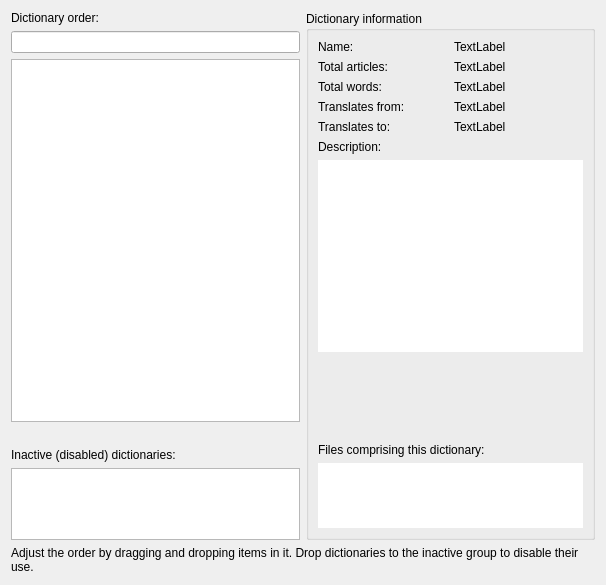
<?xml version="1.0" encoding="UTF-8"?>
<ui version="4.0">
 <class>OrderAndProps</class>
 <widget class="QWidget" name="OrderAndProps">
  <property name="geometry">
   <rect>
    <x>0</x>
    <y>0</y>
    <width>606</width>
    <height>585</height>
   </rect>
  </property>
  <property name="windowTitle">
   <string>Form</string>
  </property>
  <layout class="QVBoxLayout" name="verticalLayout_4">
   <item>
    <layout class="QHBoxLayout" name="horizontalLayout_2">
     <item>
      <layout class="QVBoxLayout" name="verticalLayout_3">
       <item>
        <layout class="QGridLayout" name="gridLayout_2" rowstretch="0,10,10,0,0,2">
         <item row="3" column="0">
          <layout class="QHBoxLayout" name="horizontalLayout">
           <item>
            <widget class="QLabel" name="dictionariesNumber">
             <property name="text">
              <string notr="true"/>
             </property>
            </widget>
           </item>
          </layout>
         </item>
         <item row="0" column="0">
          <widget class="QLabel" name="label">
           <property name="text">
            <string>Dictionary order:</string>
           </property>
          </widget>
         </item>
         <item row="2" column="0">
          <widget class="DictListWidget" name="dictionaryOrder"/>
         </item>
         <item row="2" column="1">
          <layout class="QVBoxLayout" name="verticalLayout_2"/>
         </item>
         <item row="5" column="0">
          <widget class="DictListWidget" name="inactiveDictionaries"/>
         </item>
         <item row="4" column="0">
          <widget class="QLabel" name="label_2">
           <property name="text">
            <string>Inactive (disabled) dictionaries:</string>
           </property>
          </widget>
         </item>
         <item row="1" column="0">
          <widget class="QuickFilterLine" name="searchLine"/>
         </item>
        </layout>
       </item>
      </layout>
     </item>
     <item>
      <widget class="QGroupBox" name="dictionaryInformation">
       <property name="title">
        <string>Dictionary information</string>
       </property>
       <layout class="QVBoxLayout" name="infoVerticalLayout">
        <item>
         <layout class="QGridLayout" name="gridLayout">
          <item row="0" column="0">
           <widget class="QLabel" name="label_5">
            <property name="text">
             <string>Name:</string>
            </property>
           </widget>
          </item>
          <item row="0" column="1">
           <widget class="QLabel" name="dictionaryName">
            <property name="text">
             <string notr="true">TextLabel</string>
            </property>
            <property name="textFormat">
             <enum>Qt::PlainText</enum>
            </property>
            <property name="textInteractionFlags">
             <set>Qt::LinksAccessibleByMouse|Qt::TextSelectableByMouse</set>
            </property>
           </widget>
          </item>
          <item row="1" column="1">
           <widget class="QLabel" name="dictionaryTotalArticles">
            <property name="text">
             <string notr="true">TextLabel</string>
            </property>
            <property name="textFormat">
             <enum>Qt::PlainText</enum>
            </property>
           </widget>
          </item>
          <item row="1" column="0">
           <widget class="QLabel" name="label_6">
            <property name="text">
             <string>Total articles:</string>
            </property>
           </widget>
          </item>
          <item row="2" column="0">
           <widget class="QLabel" name="label_7">
            <property name="text">
             <string>Total words:</string>
            </property>
           </widget>
          </item>
          <item row="2" column="1">
           <widget class="QLabel" name="dictionaryTotalWords">
            <property name="text">
             <string notr="true">TextLabel</string>
            </property>
            <property name="textFormat">
             <enum>Qt::PlainText</enum>
            </property>
           </widget>
          </item>
          <item row="3" column="0">
           <widget class="QLabel" name="label_9">
            <property name="text">
             <string>Translates from:</string>
            </property>
           </widget>
          </item>
          <item row="4" column="0">
           <widget class="QLabel" name="label_10">
            <property name="text">
             <string>Translates to:</string>
            </property>
           </widget>
          </item>
          <item row="3" column="1">
           <widget class="QLabel" name="dictionaryTranslatesFrom">
            <property name="text">
             <string notr="true">TextLabel</string>
            </property>
            <property name="textFormat">
             <enum>Qt::RichText</enum>
            </property>
           </widget>
          </item>
          <item row="4" column="1">
           <widget class="QLabel" name="dictionaryTranslatesTo">
            <property name="text">
             <string notr="true">TextLabel</string>
            </property>
            <property name="textFormat">
             <enum>Qt::RichText</enum>
            </property>
           </widget>
          </item>
         </layout>
        </item>
        <item>
         <widget class="QLabel" name="dictionaryDescriptionLabel">
          <property name="text">
           <string>Description:</string>
          </property>
         </widget>
        </item>
        <item>
         <widget class="QTextEdit" name="dictionaryDescription">
          <property name="frameShape">
           <enum>QFrame::NoFrame</enum>
          </property>
          <property name="readOnly">
           <bool>true</bool>
          </property>
         </widget>
        </item>
        <item>
         <spacer name="infoVerticalSpacer">
          <property name="orientation">
           <enum>Qt::Vertical</enum>
          </property>
          <property name="sizeHint" stdset="0">
           <size>
            <width>20</width>
            <height>5</height>
           </size>
          </property>
         </spacer>
        </item>
        <item>
         <spacer name="horizontalSpacer_5">
          <property name="orientation">
           <enum>Qt::Horizontal</enum>
          </property>
          <property name="sizeHint" stdset="0">
           <size>
            <width>256</width>
            <height>5</height>
           </size>
          </property>
         </spacer>
        </item>
        <item>
         <widget class="QLabel" name="label_11">
          <property name="text">
           <string>Files comprising this dictionary:</string>
          </property>
         </widget>
        </item>
        <item>
         <widget class="QPlainTextEdit" name="dictionaryFileList">
          <property name="sizePolicy">
           <sizepolicy hsizetype="Expanding" vsizetype="Fixed">
            <horstretch>0</horstretch>
            <verstretch>0</verstretch>
           </sizepolicy>
          </property>
          <property name="minimumSize">
           <size>
            <width>0</width>
            <height>65</height>
           </size>
          </property>
          <property name="maximumSize">
           <size>
            <width>16777215</width>
            <height>65</height>
           </size>
          </property>
          <property name="frameShape">
           <enum>QFrame::NoFrame</enum>
          </property>
          <property name="lineWrapMode">
           <enum>QPlainTextEdit::NoWrap</enum>
          </property>
          <property name="readOnly">
           <bool>true</bool>
          </property>
         </widget>
        </item>
       </layout>
      </widget>
     </item>
    </layout>
   </item>
   <item>
    <widget class="QLabel" name="label_3">
     <property name="text">
      <string>Adjust the order by dragging and dropping items in it. Drop dictionaries to the inactive group to disable their use.</string>
     </property>
     <property name="wordWrap">
      <bool>true</bool>
     </property>
    </widget>
   </item>
  </layout>
 </widget>
 <customwidgets>
  <customwidget>
   <class>DictListWidget</class>
   <extends>QListWidget</extends>
   <header>groups_widgets.hh</header>
  </customwidget>
  <customwidget>
   <class>QuickFilterLine</class>
   <extends>QLineEdit</extends>
   <header>groups_widgets.hh</header>
  </customwidget>
 </customwidgets>
 <tabstops>
  <tabstop>dictionaryOrder</tabstop>
  <tabstop>inactiveDictionaries</tabstop>
  <tabstop>dictionaryDescription</tabstop>
  <tabstop>dictionaryFileList</tabstop>
  <tabstop>searchLine</tabstop>
 </tabstops>
 <resources/>
 <connections/>
</ui>
